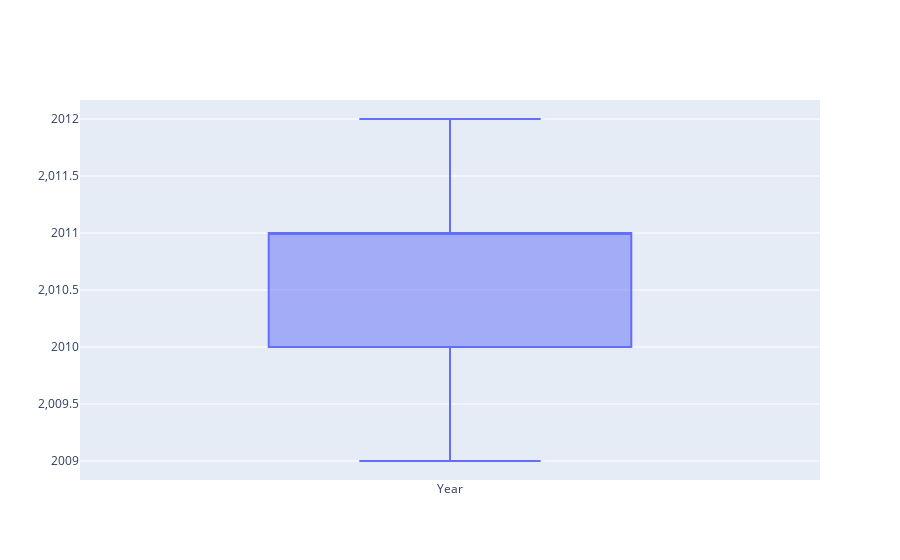

Here is the notebook cell this chart was saved with:
### Code cell
fig = go.Figure()
fig.add_trace(go.Box(y=df_ok.Year, name="Year"))
fig.show()

### Figure 1 — Plotly figure (JSON) as saved in the notebook; plotly's stock layout.template omitted (floating-point values rounded to 4 significant figures; data arrays with more than 128 entries replaced by an {"elided": "..."} marker saying what was removed)
{"data": [{"name": "Year", "type": "box", "y": {"elided": "4729 int values"}}], "layout": {}}
